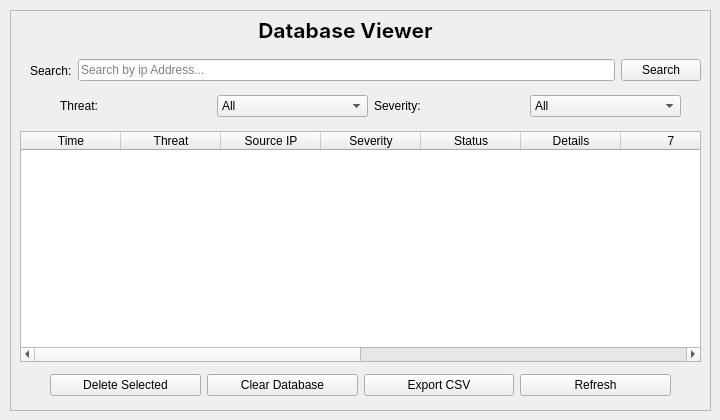
    <widget class="QWidget" name="pageDatabase">
     <widget class="QWidget" name="verticalLayoutWidget_7">
      <property name="geometry">
       <rect>
        <x>10</x>
        <y>10</y>
        <width>701</width>
        <height>401</height>
       </rect>
      </property>
      <layout class="QVBoxLayout" name="verticalLayoutDatabase">
       <item>
        <widget class="QFrame" name="frameDatabase">
         <property name="frameShape">
          <enum>QFrame::StyledPanel</enum>
         </property>
         <property name="frameShadow">
          <enum>QFrame::Sunken</enum>
         </property>
         <widget class="QLabel" name="lblDatabaseTitle">
          <property name="geometry">
           <rect>
            <x>240</x>
            <y>10</y>
            <width>191</width>
            <height>21</height>
           </rect>
          </property>
          <property name="font">
           <font>
            <family>Segoe UI,Inter,Product Sans,Helvetica Neue,Arial,sans-serif</family>
            <pointsize>16</pointsize>
            <weight>75</weight>
            <bold>true</bold>
           </font>
          </property>
          <property name="text">
           <string>Database Viewer</string>
          </property>
          <property name="alignment">
           <set>Qt::AlignCenter</set>
          </property>
         </widget>
         <widget class="QWidget" name="horizontalLayoutWidget_2">
          <property name="geometry">
           <rect>
            <x>20</x>
            <y>40</y>
            <width>671</width>
            <height>41</height>
           </rect>
          </property>
          <layout class="QHBoxLayout" name="horizontalLayout_3">
           <item>
            <widget class="QLabel" name="label">
             <property name="text">
              <string>Search:</string>
             </property>
            </widget>
           </item>
           <item>
            <widget class="QLineEdit" name="txtSearch">
             <property name="placeholderText">
              <string>Search by ip Address...</string>
             </property>
            </widget>
           </item>
           <item>
            <widget class="QPushButton" name="btnSearch">
             <property name="text">
              <string>Search</string>
             </property>
            </widget>
           </item>
          </layout>
         </widget>
         <widget class="QTableWidget" name="tableDatabase">
          <property name="geometry">
           <rect>
            <x>10</x>
            <y>121</y>
            <width>681</width>
            <height>231</height>
           </rect>
          </property>
          <property name="editTriggers">
           <set>QAbstractItemView::NoEditTriggers</set>
          </property>
          <property name="alternatingRowColors">
           <bool>true</bool>
          </property>
          <property name="selectionMode">
           <enum>QAbstractItemView::SingleSelection</enum>
          </property>
          <property name="selectionBehavior">
           <enum>QAbstractItemView::SelectRows</enum>
          </property>
          <property name="sortingEnabled">
           <bool>true</bool>
          </property>
          <property name="columnCount">
           <number>12</number>
          </property>
          <attribute name="horizontalHeaderStretchLastSection">
           <bool>true</bool>
          </attribute>
          <attribute name="verticalHeaderStretchLastSection">
           <bool>true</bool>
          </attribute>
          <column>
           <property name="text">
            <string>Time</string>
           </property>
          </column>
          <column>
           <property name="text">
            <string>Threat</string>
           </property>
          </column>
          <column>
           <property name="text">
            <string>Source IP</string>
           </property>
          </column>
          <column>
           <property name="text">
            <string>Severity</string>
           </property>
          </column>
          <column>
           <property name="text">
            <string>Status</string>
           </property>
          </column>
          <column>
           <property name="text">
            <string>Details</string>
           </property>
          </column>
          <column/>
          <column/>
          <column/>
          <column/>
          <column/>
          <column/>
         </widget>
         <widget class="QWidget" name="horizontalLayoutWidget_5">
          <property name="geometry">
           <rect>
            <x>40</x>
            <y>360</y>
            <width>621</width>
            <height>31</height>
           </rect>
          </property>
          <layout class="QHBoxLayout" name="horizontalLayout_6">
           <item>
            <widget class="QPushButton" name="btnDeleteAlert">
             <property name="text">
              <string>Delete Selected</string>
             </property>
            </widget>
           </item>
           <item>
            <widget class="QPushButton" name="btnClearDatabase">
             <property name="text">
              <string>Clear Database</string>
             </property>
            </widget>
           </item>
           <item>
            <widget class="QPushButton" name="btnExportCSV">
             <property name="text">
              <string>Export CSV</string>
             </property>
            </widget>
           </item>
           <item>
            <widget class="QPushButton" name="btnRefreshDatabase">
             <property name="text">
              <string>Refresh</string>
             </property>
            </widget>
           </item>
          </layout>
         </widget>
         <widget class="QWidget" name="horizontalLayoutWidget_6">
          <property name="geometry">
           <rect>
            <x>50</x>
            <y>80</y>
            <width>621</width>
            <height>32</height>
           </rect>
          </property>
          <layout class="QHBoxLayout" name="horizontalLayout_7">
           <item>
            <layout class="QHBoxLayout" name="horizontalLayout_4">
             <item>
              <widget class="QLabel" name="lblThreatDatabaseSel">
               <property name="text">
                <string>Threat:</string>
               </property>
              </widget>
             </item>
             <item>
              <widget class="QComboBox" name="cmbThreat">
               <item>
                <property name="text">
                 <string>All</string>
                </property>
               </item>
               <item>
                <property name="text">
                 <string>Port Scan</string>
                </property>
               </item>
               <item>
                <property name="text">
                 <string>SYN Flood</string>
                </property>
               </item>
               <item>
                <property name="text">
                 <string>ICMP Flood</string>
                </property>
               </item>
               <item>
                <property name="text">
                 <string>ARP Spoof</string>
                </property>
               </item>
              </widget>
             </item>
             <item>
              <widget class="QLabel" name="lblSeveritySel">
               <property name="text">
                <string>Severity:</string>
               </property>
              </widget>
             </item>
             <item>
              <widget class="QComboBox" name="cmbSeverity">
               <item>
                <property name="text">
                 <string>All</string>
                </property>
               </item>
               <item>
                <property name="text">
                 <string>Low</string>
                </property>
               </item>
               <item>
                <property name="text">
                 <string>Medium</string>
                </property>
               </item>
               <item>
                <property name="text">
                 <string>High</string>
                </property>
               </item>
               <item>
                <property name="text">
                 <string>Critical</string>
                </property>
               </item>
              </widget>
             </item>
            </layout>
           </item>
          </layout>
         </widget>
        </widget>
       </item>
      </layout>
     </widget>
    </widget>
